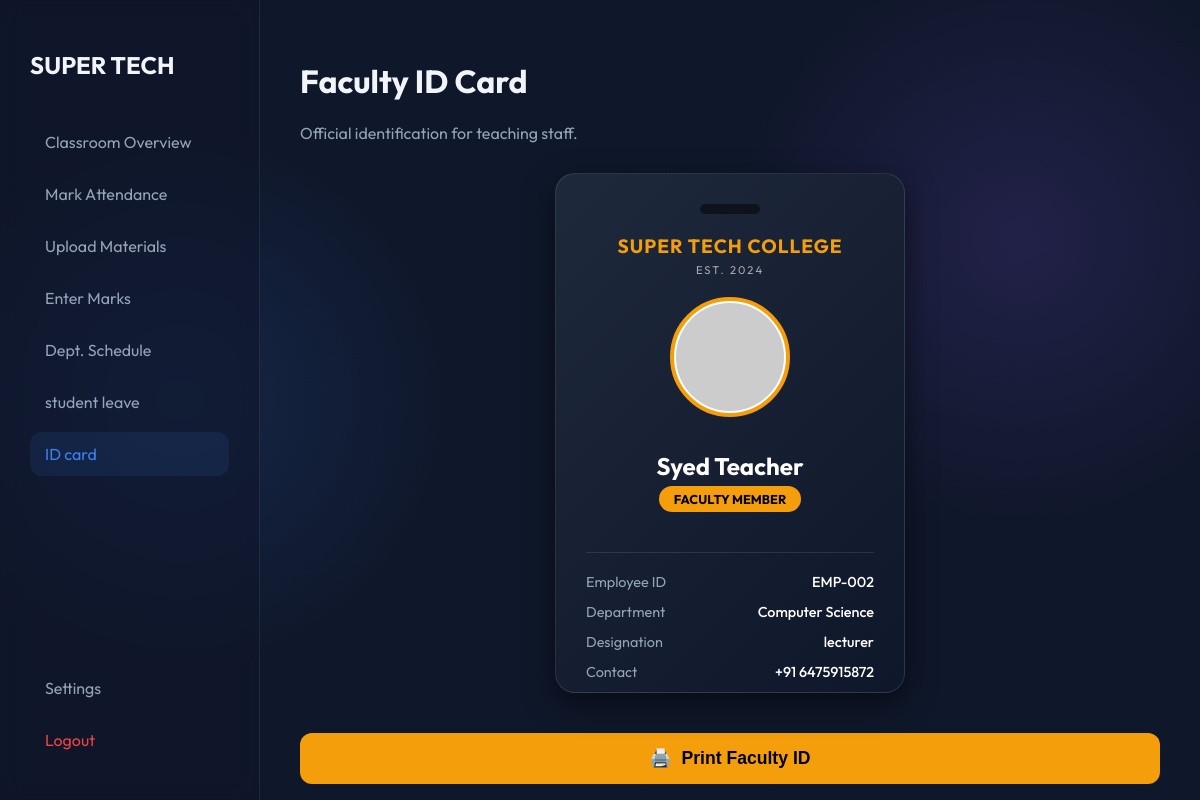
The app's page /teacher_id_card.php (signed in) with its own data.
### tables this page shows
CREATE TABLE `users` (
  `id` int(11) NOT NULL,
  `name` varchar(100) NOT NULL,
  `email` varchar(100) NOT NULL,
  `password` varchar(255) NOT NULL,
  `role` enum('admin','teacher','student') NOT NULL,
  `dept_id` int(11) DEFAULT NULL,
  `salary` decimal(10,2) DEFAULT 0.00,
  `fees_due` decimal(10,2) DEFAULT 0.00,
  `phone` varchar(20) DEFAULT NULL,
  `designation` varchar(100) DEFAULT 'Student',
  `profile_pic` varchar(255) DEFAULT NULL
);

CREATE TABLE `departments` (
  `id` int(11) NOT NULL,
  `name` varchar(100) NOT NULL,
  `fees` decimal(10,2) DEFAULT 0.00
);

### teacher_id_card.php (the view, shortened to what this page needs)
<?php
include 'db.php';
$teacher_id = $_SESSION['user_id'];
$sql = "SELECT users.*, departments.name as dept_name
        FROM users
        LEFT JOIN departments ON users.dept_id = departments.id
        WHERE users.id = $teacher_id";
$res = $conn->query($sql);
$teacher = $res->fetch_assoc();
$profile_src = !empty($teacher['profile_pic']) ? $teacher['profile_pic'] : "https://ui-avatars.com/api/?name=".urlencode($teacher['name'])."&background=random&size=128";
?>
<!DOCTYPE html>
<html>
<head>
    <link rel="stylesheet" href="style.css">
</head>
<body>
    <div class="dashboard-container">
        <div class="sidebar no-print">
            <h2 style="margin-bottom: 40px;">SUPER TECH</h2>
            <nav>
                <a href="teacher_dashboard.php" class="nav-item">Classroom Overview</a>
                <a href="mark_attendance.php" class="nav-item">Mark Attendance</a>
                <a href="upload_materials.php" class="nav-item">Upload Materials</a>
                <a href="teacher_marks.php" class="nav-item">Enter Marks</a>
                <a href="dept_schedule.php" class="nav-item">Dept. Schedule</a>
                <a href="teacher_leave.php" class="nav-item">student leave</a>
                <a href="teacher_id_card.php" class="nav-item active"">ID card</a>
            </nav>
            <div style="margin-top: auto;">
            	<a href="settings.php" class="nav-item">Settings</a>
                <a href="logout.php" class="nav-item" style="color: #ef4444;">Logout</a>
            </div>
        </div>
        <div class="main-area">
            <div class="no-print" style="margin-bottom: 30px;">
                <h1>Faculty ID Card</h1>
                <p style="color: var(--text-muted);">Official identification for teaching staff.</p>
            </div>
            <div class="id-card-container">
                <div class="hole-punch"></div>
                <div class="college-name">Super Tech College</div>
                <div style="font-size: 0.7rem; color: #aaa; letter-spacing: 2px;">EST. 2024</div>
                <img src="<?php echo $profile_src; ?>" class="profile-img">
                <div class="teacher-name"><?php echo $teacher['name']; ?></div>
                <div class="role-badge">FACULTY MEMBER</div>
                <div class="details-grid">
                    <div class="detail-row">
                        <span class="label">Employee ID</span>
                        <span class="value">EMP-<?php echo str_pad($teacher['id'], 3, '0', STR_PAD_LEFT); ?></span>
                    </div>
                    <div class="detail-row">
                        <span class="label">Department</span>
                        <span class="value"><?php echo $teacher['dept_name']; ?></span>
                    </div>
                    <div class="detail-row">
                        <span class="label">Designation</span>
                        <span class="value"><?php echo isset($teacher['designation']) ? $teacher['designation'] : '-'; ?></span>
                    </div>
                    <div class="detail-row">
                        <span class="label">Contact</span>
                        <span class="value"><?php echo isset($teacher['phone']) ? $teacher['phone'] : '-'; ?></span>
                    </div>
                </div>
            </div>
            <div style="text-align: center; margin-top: 40px;" class="no-print">
                <button onclick="window.print()" class="btn-tech" style="padding: 15px 40px; font-size: 1.1rem; display: flex; align-items: center; justify-content: center; margin: 0 auto; gap: 10px; background: #f59e0b; color: black;">
                    <span>🖨️</span> Print Faculty ID
                </button>
            </div>
        </div>
    </div>
</body>
</html>

### style.css (style rules this page uses)
:root { --bg-deep: #0f172a; --accent-glow: #3b82f6; --accent-secondary: #8b5cf6; --text-main: #f1f5f9; --text-muted: #94a3b8; --glass-bg: rgba(255, 255, 255, 0.03); --glass-border: rgba(255, 255, 255, 0.08); --input-bg: rgba(0, 0, 0, 0.2); }
* { box-sizing: border-box; }
body { font-family: 'Outfit', sans-serif; margin: 0; background-color: var(--bg-deep); background-image: radial-gradient(circle at 15% 50%, rgba(59, 130, 246, 0.15), transparent 25%), radial-gradient(circle at 85% 30%, rgba(139, 92, 246, 0.15), transparent 25%); color: var(--text-main); height: 100vh; overflow: hidden; }
.btn-tech { width: 100%; padding: 14px; margin-top: 10px; background: linear-gradient(135deg, var(--accent-glow), var(--accent-secondary)); color: white; border: none; border-radius: 12px; font-size: 1rem; font-weight: 600; cursor: pointer; transition: transform 0.2s, box-shadow 0.2s; }
.dashboard-container { display: flex; height: 100vh; }
.sidebar { width: 260px; background: rgba(15, 23, 42, 0.6); backdrop-filter: blur(10px); border-right: 1px solid var(--glass-border); padding: 30px; display: flex; flex-direction: column; }
.nav-item { display: flex; align-items: center; padding: 12px 15px; color: var(--text-muted); text-decoration: none; border-radius: 12px; margin-bottom: 8px; transition: 0.3s; }
.nav-item:hover, .nav-item.active { background: rgba(59, 130, 246, 0.1); color: var(--accent-glow); }
.main-area { flex: 1; padding: 40px; overflow-y: auto; }

### teacher_id_card.php (style rules this page uses)
.id-card-container { width: 350px; height: 520px; background: linear-gradient(135deg, #1e293b 0%, #0f172a 100%); border-radius: 20px; box-shadow: 0 10px 30px rgba(0,0,0,0.5); border: 1px solid rgba(255,255,255,0.1); text-align: center; padding: 30px; position: relative; overflow: hidden; margin: 0 auto; }
.hole-punch { width: 60px; height: 10px; background: rgba(0,0,0,0.5); border-radius: 10px; margin: 0 auto 20px auto; }
.college-name { font-size: 1.2rem; font-weight: bold; color: #f59e0b; margin-bottom: 5px; text-transform: uppercase; letter-spacing: 1px; }
.profile-img { width: 120px; height: 120px; border-radius: 50%; border: 4px solid #f59e0b; object-fit: cover; margin: 20px auto; background: #fff; padding: 2px; }
.teacher-name { font-size: 1.5rem; font-weight: bold; color: white; margin: 10px 0 5px 0; }
.role-badge { background: #f59e0b; color: black; padding: 5px 15px; border-radius: 20px; font-size: 0.8rem; font-weight: bold; display: inline-block; margin-bottom: 20px; }
.details-grid { text-align: left; margin-top: 20px; border-top: 1px solid rgba(255,255,255,0.1); padding-top: 20px; }
.detail-row { display: flex; justify-content: space-between; margin-bottom: 12px; font-size: 0.9rem; }
.label { color: var(--text-muted); }
.value { color: white; font-weight: 500; }

### records on screen
users: name "Syed Teacher", id "002", dept.name "Computer Science", designation "lecturer", phone "+91 6475915872"
